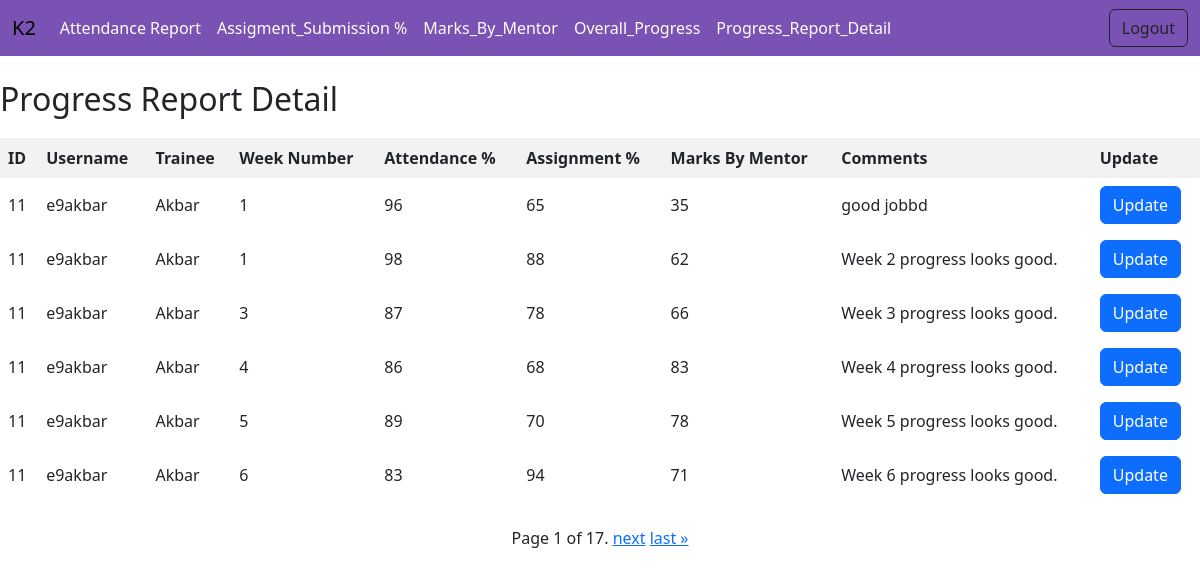
The app's page /students/ (signed in) with its own data.
### progress_tracker/models.py (models this page shows, shortened)
class ProgressReport(models.Model):
    trainee = models.ForeignKey(Trainee, on_delete=models.CASCADE)
    week_number = models.PositiveIntegerField()
    attendance = models.PositiveIntegerField()
    assignment = models.PositiveIntegerField()
    marks = models.PositiveIntegerField()
    comments = models.TextField()

class Trainee(models.Model):
    id = models.AutoField(primary_key=True)
    username = models.CharField(max_length=50)
    name = models.CharField(max_length=100)

### progress_tracker/views.py (the view)
# urls.py: path("students/", StudentListView.as_view(), name="student_list"),
class StudentListView(LoginRequiredMixin, ListView):
    model = ProgressReport
    template_name = "progress_tracker/student_list.html"
    context_object_name = "progress_reports"
    paginate_by = 6
    def get_queryset(self):
        queryset = super().get_queryset()
        return queryset.select_related("trainee")
    def get_context_data(self, **kwargs):
        context = super().get_context_data(**kwargs)
        context["trainees"] = Trainee.objects.all()
        return context

### progress_tracker/templates/progress_tracker/student_list.html (shortened to what this page needs)
<!DOCTYPE html>
<html lang="en">
<head>
    <link href="https://cdn.jsdelivr.net/npm/bootstrap@5.3.2/dist/css/bootstrap.min.css" rel="stylesheet">
</head>
<body>
   {% extends "progress_tracker/base.html" %}
   {% block content %}
<div p-3>
    <h2>Progress Report Detail</h2>
    <table>
        <tr>
            <th>ID</th>
            <th>Username</th>
            <th>Trainee</th>
            <th>Week Number</th>
            <th>Attendance %</th>
            <th>Assignment %</th>
            <th>Marks By Mentor</th>
            <th>Comments</th>
            <th>Update</th>
        </tr>
        {% for progress_report in progress_reports %}
            <tr>
                <td>{{ progress_report.trainee.id }}</td>
                <td>{{ progress_report.trainee.username }}</td>
                <td>{{ progress_report.trainee.name }}</td>
                <td>{{ progress_report.week_number }}</td>
                <td>{{ progress_report.attendance }}</td>
                <td>{{ progress_report.assignment }}</td>
                <td>{{ progress_report.marks }}</td>
                <td>{{ progress_report.comments }}</td>
                <td>
                    <a href="{% url 'progress_tracker:update_progress_report' progress_report.pk %}" class="btn btn-primary">Update</a>
                </td>
            </tr>
        {% endfor %}
    </table>
     <div class="d-flex justify-content-center">
    <div class="pagination">
        <span class="step-links">
            <span class="current">
                Page {{ page_obj.number }} of {{ page_obj.paginator.num_pages }}.
            </span>
            {% if page_obj.has_next %}
                <a href="?page={{ page_obj.next_page_number }}"     class="btn-outline-primary">next</a>
                <a href="?page={{ page_obj.paginator.num_pages }}"  class="btn-outline-primary">last &raquo;</a>
            {% endif %}
        </span>
    </div>
</div>
    {% endblock %}

### progress_tracker/templates/progress_tracker/base.html (shortened to what this page needs)
<html lang="en">
<head>
    <link href="https://cdn.jsdelivr.net/npm/bootstrap@5.3.2/dist/css/bootstrap.min.css" rel="stylesheet"></head>
</head>
<body>
    <nav class="navbar navbar-expand-lg navbar-light" style="background-color: #7952b3;">
        <div class="container-fluid">
            <a class="navbar-brand" href="">K2</a>
        <div class="collapse navbar-collapse text-light" id="navbarSupportedContent">
            <ul class="navbar-nav me-auto mb-2 mb-lg-0">
                <li class="nav-item active">
                <a class="nav-link" href="/progress_graph/" style="color: white;">Attendance Report </a>
                </li>
                <li class="nav-item ml-2 ml-2 active">
                    <a class="nav-link" href="/assignmnet_report/" style="color: white;">Assigment_Submission % </a>
                </li>
                <li class="nav-item ml-2 active">
                    <a class="nav-link" href="/marksheet/" style="color: white;">Marks_By_Mentor </a>
                </li>
                <li class="nav-item ml-2 active">
                    <a class="nav-link" href="/overall_progress/" style="color: white;">Overall_Progress </a>
                </li>
                <li class="nav-item ml-2 active">
                    <a class="nav-link" href="/students/" style="color: white;">Progress_Report_Detail </a>
                </li>
            </ul>
            <ul class="navbar-nav">
                <li class="nav-item active ml-auto">
                <a class="btn btn-outline-dark" href="/logout/">Logout </a>
                </li>
            </ul>
        </div>
        </div>
    </nav>
    {% block content %}{% endblock content %}
</body>
</html>

### progress_tracker/templates/progress_tracker/student_list.html (style rules this page uses)
table { width: 100%; border-collapse: collapse; margin-top: 20px; }
th, td { border: 1px solid #ddd; padding: 8px; text-align: left; }
th { background-color: #f2f2f2; }

### records on screen
ProgressReport: trainee.id "11", trainee.username "e9akbar", trainee.name "Akbar", week_number "1", attendance "96", assignment "65", marks "35", comments "good jobbd"
ProgressReport: trainee.id "11", trainee.username "e9akbar", trainee.name "Akbar", week_number "1", attendance "98", assignment "88", marks "62", comments "Week 2 progress looks good."
ProgressReport: trainee.id "11", trainee.username "e9akbar", trainee.name "Akbar", week_number "3", attendance "87", assignment "78", marks "66", comments "Week 3 progress looks good."
ProgressReport: trainee.id "11", trainee.username "e9akbar", trainee.name "Akbar", week_number "4", attendance "86", assignment "68", marks "83", comments "Week 4 progress looks good."
ProgressReport: trainee.id "11", trainee.username "e9akbar", trainee.name "Akbar", week_number "5", attendance "89", assignment "70", marks "78", comments "Week 5 progress looks good."
ProgressReport: trainee.id "11", trainee.username "e9akbar", trainee.name "Akbar", week_number "6", attendance "83", assignment "94", marks "71", comments "Week 6 progress looks good."

### other values on screen
{{ page_obj.number }} "1"
{{ page_obj.paginator.num_pages }} "17"
